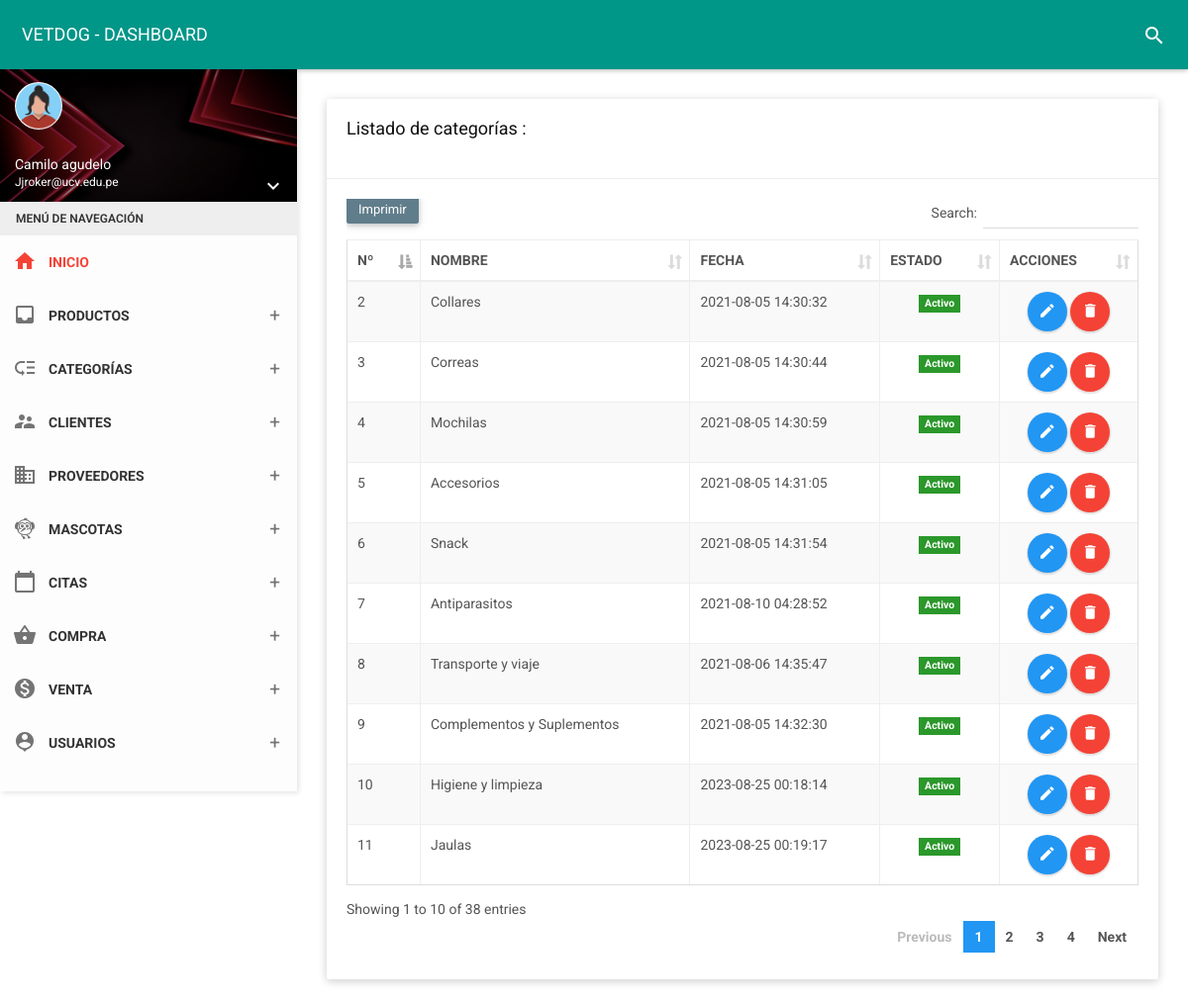
Page /folder/categorias.php (signed in) on the committed database.
### tables this page shows
CREATE TABLE `category` (
  `id_cate` int(11) NOT NULL,
  `nomcate` varchar(50) NOT NULL,
  `estado` char(1) NOT NULL,
  `fere` timestamp NOT NULL DEFAULT current_timestamp() ON UPDATE current_timestamp()
);

### controlador/categorycontrolador.php (called while the page is built, shortened)
<?php
require_once '../modelo/modelocategory.php';
class categorycontrolador{
    function mostrar(){
        $category=new Modelo();
        $dato=$category->mostrar("category", "1");
        require_once '../vista/categorias/mostrar.php';
    }
}
?>

### modelo/modelocategory.php (called while the page is built, shortened)
<?php
class Modelo{
  private $category;
  private $db;
  public function __construct(){
      $this->category=array();
      $this->db=new PDO('mysql:host=localhost;dbname=vetdog',"root","");
  }
  public function mostrar($tabla,$condicion){
      $consulta="SELECT * FROM category";
      $resultado=$this->db->query($consulta);
      while ($tabla=$resultado->fetchAll(PDO::FETCH_ASSOC)) {
          $this->category[]=$tabla;
      }
      return $this->category;
    }
}
 ?>

### vista/categorias/mostrar.php (the view, shortened to what this page needs)
<!DOCTYPE html>
<html>
<head>
    <link href="../assets/plugins/bootstrap/css/bootstrap.css" rel="stylesheet">
    <link href="../assets/plugins/node-waves/waves.css" rel="stylesheet" />
    <link href="../assets/plugins/animate-css/animate.css" rel="stylesheet" />
    <link href="../assets/plugins/jquery-datatable/skin/bootstrap/css/dataTables.bootstrap.css" rel="stylesheet">
    <link href="../css/style.css" rel="stylesheet">
    <link href="../assets/css/themes/all-themes.css" rel="stylesheet" />
</head>
<body class="theme-red">
    <nav class="navbar">
        <div class="container-fluid">
            <div class="navbar-header">
                <a class="navbar-brand" href="../vista/panel-admin/administrador"> VETDOG - DASHBOARD </a>
            </div>
            <div class="collapse navbar-collapse" id="navbar-collapse">
                <ul class="nav navbar-nav navbar-right">
                    <li><a href="javascript:void(0);" class="js-search" data-close="true"><i class="material-icons">search</i></a></li>
                </ul>
            </div>
        </div>
    </nav>
        <?php include_once __DIR__ . '../../menu.php'; ?>
    <section class="content">
        <div class="container-fluid">
            <div class="row clearfix">
                <div class="col-lg-12 col-md-12 col-sm-12 col-xs-12">
                    <div class="card">
                        <div class="header">
                            <h2>
                                Listado de categorías :
                            </h2><br>
                        </div>
                        <div class="body">
                            <div class="table-responsive">
                                <table class="table table-bordered table-striped table-hover dataTable js-exportable">
                                    <thead>
                                        <tr>
                                            <th>Nº</th>
                                            <th>NOMBRE</th>
                                            <th>FECHA</th>
                                            <th>ESTADO</th>
                                            <th>ACCIONES</th>
                                        </tr>
                                    </thead>
                                    <tbody>
                                        <?php
                                        foreach ($dato as $key => $value) {
                                            foreach ($value as $va) { ?>
                                                <tr>
                                                    <td><?php echo $va['id_cate']; ?></td>
                                                    <td><?php echo $va['nomcate']; ?></td>
                                                    <td><?php echo $va['fere']; ?></td>
                                                    <td class="text-center"><?php
                                                        if ($va['estado'] == 1) { ?>
                                                            <form method="get" action="javascript:activo('<?php echo $va['id_cate']; ?>')">
                                                                <span class="label label-success">Activo</span>
                                                            </form>
                                                        <?php  } else { ?>
                                                            <form method="get" action="javascript:inactivo('<?php echo $va['id_cate']; ?>')">
                                                                <button type="submit" class="btn btn-danger btn-xs">Inactivo</button>
                                                            </form>
                                                        <?php  } ?>
                                                    </td>
                                                    <td class="text-center"><a type="button" href="../vista/categorias/edit?id=<?php echo $va["id_cate"]; ?>" class="btn bg-blue btn-circle waves-effect waves-circle waves-float">
                                                            <i class="material-icons">edit</i>
                                                        </a>
                                                        <a type="button" href="../vista/categorias/borrar?id=<?php echo $va["id_cate"]; ?>" class="btn bg-red btn-circle waves-effect waves-circle waves-float">
                                                            <i class="material-icons">delete forever</i>
                                                        </a>
                                                </tr>
                                        <?php
                                            }
                                        }
                                        ?>
                                    </tbody>
                                </table>
                            </div>
                        </div>
                    </div>
                </div>
            </div>
        </div>
    </section>
</body>
</html>

### assets/css/themes/all-themes.css (style rules this page uses)
.theme-red .navbar-brand { color: #fff; }
.theme-red .nav > li > a { color: #fff; }

### rows in the picture
category: id_cate "2", nomcate "Collares", fere "2021-08-05 14:30:32"
category: id_cate "3", nomcate "Correas", fere "2021-08-05 14:30:44"
category: id_cate "4", nomcate "Mochilas", fere "2021-08-05 14:30:59"
category: id_cate "5", nomcate "Accesorios", fere "2021-08-05 14:31:05"
category: id_cate "6", nomcate "Snack", fere "2021-08-05 14:31:54"
category: id_cate "7", nomcate "Antiparasitos", fere "2021-08-10 04:28:52"
category: id_cate "8", nomcate "Transporte y viaje", fere "2021-08-06 14:35:47"
category: id_cate "9", nomcate "Complementos y Suplementos", fere "2021-08-05 14:32:30"
category: id_cate "10", nomcate "Higiene y limpieza", fere "2023-08-25 00:18:14"
category: id_cate "11", nomcate "Jaulas", fere "2023-08-25 00:19:17"

### other values in the picture
$_SESSION['nombre'] "Camilo agudelo"
$_SESSION['correo'] "Jjroker@ucv.edu.pe"
